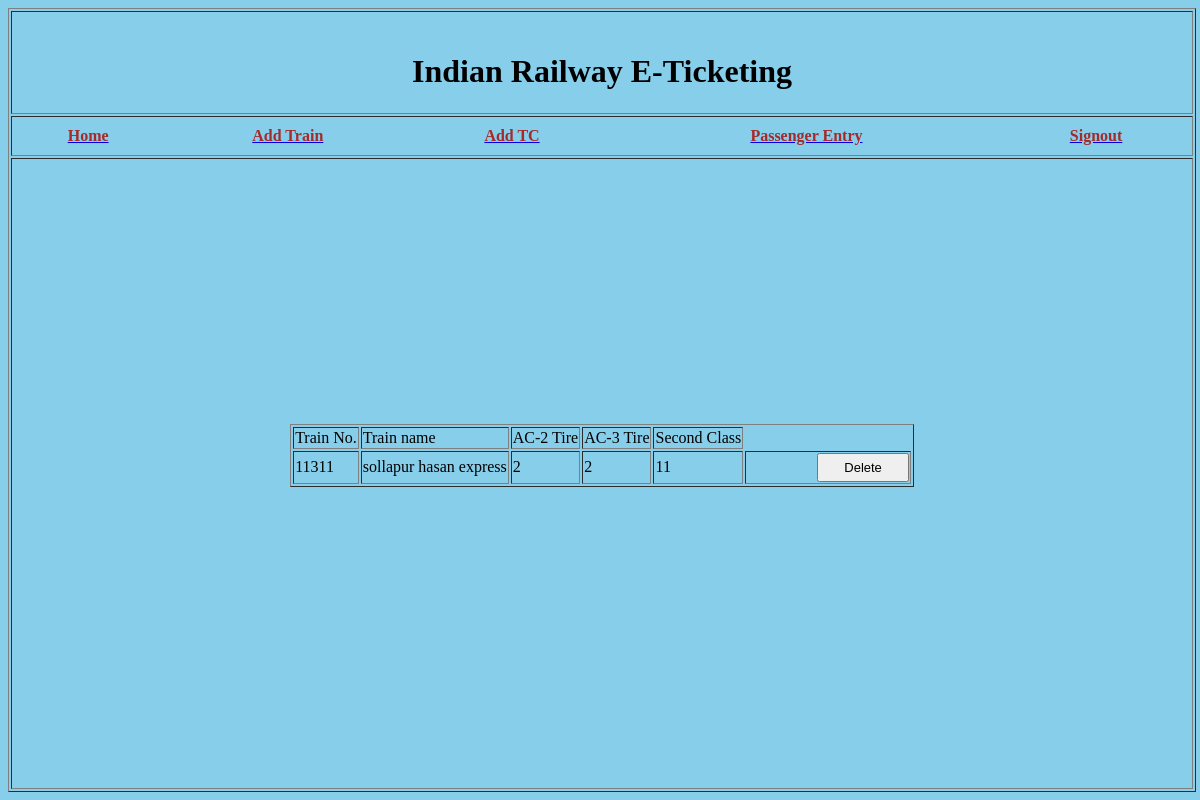
The app's page /railway/addtraindisplay, older data.
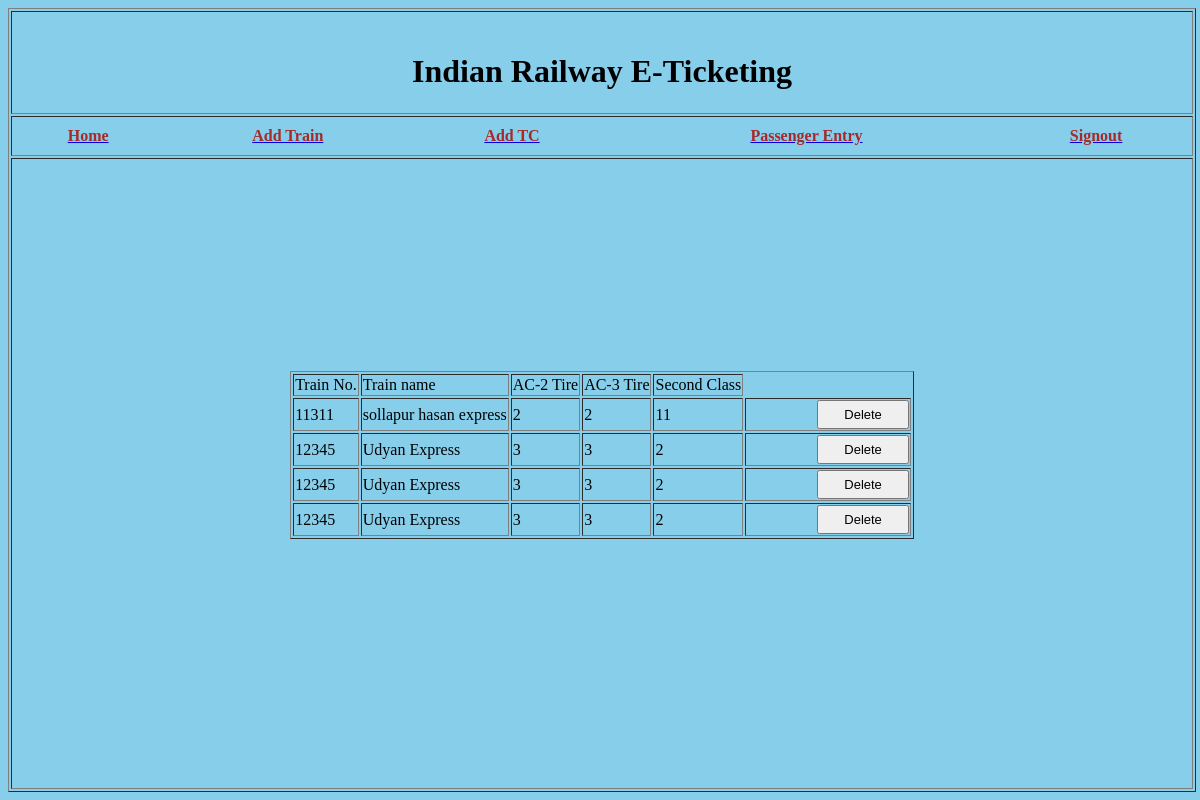
The same page, newer data.
### RAILWAYAPP/models.py (models this page shows)
class AddtrainData(models.Model):
	trainno=models.CharField(max_length=6)
	trainname=models.CharField(max_length=50)
	ac2tier=models.CharField(max_length=30)
	ac3tier=models.CharField(max_length=30)
	sleeper=models.CharField(max_length=30)

### RAILWAYAPP/views.py (the view)
# urls.py: path("addtraindisplay",views.addtraindisplay),
def addtraindisplay(request):
	data=AddtrainData.objects.all()
	return render(request,"RAILWAYAPP/addtraindisplay.html",{"data":data})

### RAILWAYAPP/templates/RAILWAYAPP/addtraindisplay.html (shortened to what this page needs)
<html>
 <head>
 </head>
 <body>
    <table style="width: 99%;height:100%;" border="1">
        <tr>
            <td style="width: 100%;height:10%;" align="center"><br/><h1>Indian Railway E-Ticketing</h1></td>
        </tr>
        <tr>
            <td style="width: 100%;height:5%;">
            <table style="width: 100%;height:100%;">
                    <tr>
                        <th><a href="adminhome"><font color="brown">Home</font></a></th>
                        <th><a href="addtrain"><font color="brown">Add Train</font></a></th>
                        <th><a href="register"><font color="brown">Add TC</font></a></th>
                        <th><a href="passengerlist"><font color="brown">Passenger Entry</font></a></th>
                        <th><a href="railway"><font color="brown">Signout</font></a></th>
                    </tr>
            </table>
            </td>
        </tr>
        <tr>
            <td style="width: 100%;height:80%;">
	<table border=1 align="center">
        <tr>
            <td>Train No.</td>
            <td>Train name</td>
            <td>AC-2 Tire</td>
            <td>AC-3 Tire</td>
            <td>Second Class</td>
        </tr>
  {%for d in data%}
     <form name="form1" method="POST">
  <tr>
  	<td>{{d.trainno}}</td>
  	<td>{{d.trainname}}</td>
  	<td>{{d.ac2tier}}</td>
  	<td>{{d.ac3tier}}</td>
  	<td>{{d.sleeper}}</td>
    <td>
      <input type="submit" name="btnsubmit" value="Delete">
    </td>
  </tr>
</form>
  {%endfor%}
    </table>
<br/><br/>
            </td>
        </tr>
    </table>
</body>
</html>

Row changes from the older to the newer data that the page shows:
added AddtrainData: trainno "12345", trainname "Udyan Express", ac2tier "3", ac3tier "3", sleeper "2"
added AddtrainData: trainno "12345", trainname "Udyan Express", ac2tier "3", ac3tier "3", sleeper "2"
added AddtrainData: trainno "12345", trainname "Udyan Express", ac2tier "3", ac3tier "3", sleeper "2"
